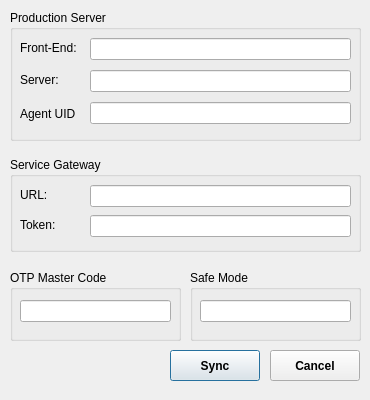
<?xml version="1.0" encoding="UTF-8"?>
<ui version="4.0">
 <class>ServerConfigDialog</class>
 <widget class="QDialog" name="ServerConfigDialog">
  <property name="geometry">
   <rect>
    <x>0</x>
    <y>0</y>
    <width>370</width>
    <height>400</height>
   </rect>
  </property>
  <property name="minimumSize">
   <size>
    <width>370</width>
    <height>400</height>
   </size>
  </property>
  <property name="maximumSize">
   <size>
    <width>370</width>
    <height>400</height>
   </size>
  </property>
  <property name="windowTitle">
   <string>Server Configuration</string>
  </property>
  <property name="windowIcon">
   <iconset resource="../../../../qt_embedded/resources.qrc">
    <normaloff>:/icons/server-security.svg</normaloff>:/icons/server-security.svg</iconset>
  </property>
  <widget class="QGroupBox" name="prod_server_group">
   <property name="enabled">
    <bool>true</bool>
   </property>
   <property name="geometry">
    <rect>
     <x>10</x>
     <y>10</y>
     <width>351</width>
     <height>131</height>
    </rect>
   </property>
   <property name="title">
    <string>Production Server</string>
   </property>
   <widget class="QLineEdit" name="prod_frontend_edit">
    <property name="geometry">
     <rect>
      <x>80</x>
      <y>28</y>
      <width>261</width>
      <height>22</height>
     </rect>
    </property>
    <property name="styleSheet">
     <string notr="true">font: 8pt &quot;MS Shell Dlg 2&quot;;</string>
    </property>
    <property name="text">
     <string/>
    </property>
    <property name="readOnly">
     <bool>true</bool>
    </property>
    <property name="placeholderText">
     <string/>
    </property>
   </widget>
   <widget class="QLabel" name="label_8">
    <property name="geometry">
     <rect>
      <x>10</x>
      <y>30</y>
      <width>61</width>
      <height>16</height>
     </rect>
    </property>
    <property name="text">
     <string>Front-End:</string>
    </property>
   </widget>
   <widget class="QLabel" name="label_9">
    <property name="geometry">
     <rect>
      <x>10</x>
      <y>62</y>
      <width>61</width>
      <height>16</height>
     </rect>
    </property>
    <property name="text">
     <string>Server:</string>
    </property>
   </widget>
   <widget class="QLineEdit" name="prod_backend_edit">
    <property name="geometry">
     <rect>
      <x>80</x>
      <y>60</y>
      <width>261</width>
      <height>22</height>
     </rect>
    </property>
    <property name="styleSheet">
     <string notr="true">font: 8pt &quot;MS Shell Dlg 2&quot;;</string>
    </property>
    <property name="text">
     <string/>
    </property>
    <property name="readOnly">
     <bool>true</bool>
    </property>
    <property name="placeholderText">
     <string/>
    </property>
   </widget>
   <widget class="QLineEdit" name="prod_apikey_edit">
    <property name="geometry">
     <rect>
      <x>80</x>
      <y>92</y>
      <width>261</width>
      <height>22</height>
     </rect>
    </property>
    <property name="styleSheet">
     <string notr="true">font: 8pt &quot;MS Shell Dlg 2&quot;;</string>
    </property>
    <property name="text">
     <string/>
    </property>
    <property name="readOnly">
     <bool>true</bool>
    </property>
    <property name="placeholderText">
     <string/>
    </property>
   </widget>
   <widget class="QLabel" name="label_12">
    <property name="geometry">
     <rect>
      <x>10</x>
      <y>96</y>
      <width>55</width>
      <height>16</height>
     </rect>
    </property>
    <property name="text">
     <string>Agent UID:</string>
    </property>
   </widget>
  </widget>
  <widget class="QGroupBox" name="service_gateway_group">
   <property name="geometry">
    <rect>
     <x>10</x>
     <y>157</y>
     <width>351</width>
     <height>95</height>
    </rect>
   </property>
  <property name="title">
   <string>Service Gateway</string>
  </property>
  <widget class="QLineEdit" name="service_gateway_backend_edit">
    <property name="geometry">
     <rect>
      <x>80</x>
      <y>28</y>
      <width>261</width>
      <height>22</height>
     </rect>
    </property>
    <property name="styleSheet">
     <string notr="true">font: 8pt &quot;MS Shell Dlg 2&quot;;</string>
    </property>
    <property name="text">
     <string/>
    </property>
    <property name="readOnly">
     <bool>true</bool>
    </property>
    <property name="placeholderText">
     <string/>
    </property>
   </widget>
   <widget class="QLabel" name="label_10">
    <property name="geometry">
     <rect>
      <x>10</x>
      <y>30</y>
      <width>61</width>
      <height>16</height>
     </rect>
    </property>
    <property name="text">
     <string>URL:</string>
    </property>
   </widget>
   <widget class="QLabel" name="label_11">
    <property name="geometry">
     <rect>
      <x>10</x>
      <y>60</y>
      <width>61</width>
      <height>16</height>
     </rect>
    </property>
    <property name="text">
     <string>Token:</string>
    </property>
   </widget>
  <widget class="QLineEdit" name="service_gateway_token_edit">
    <property name="geometry">
     <rect>
      <x>80</x>
      <y>58</y>
      <width>261</width>
      <height>22</height>
     </rect>
    </property>
    <property name="styleSheet">
     <string notr="true">font: 8pt &quot;MS Shell Dlg 2&quot;;</string>
    </property>
    <property name="text">
     <string/>
    </property>
    <property name="readOnly">
     <bool>true</bool>
    </property>
    <property name="placeholderText">
     <string/>
    </property>
   </widget>
  </widget>
  <widget class="QPushButton" name="sync_btn">
   <property name="geometry">
    <rect>
     <x>170</x>
     <y>350</y>
     <width>90</width>
     <height>31</height>
    </rect>
   </property>
   <property name="font">
    <font>
     <pointsize>9</pointsize>
     <bold>true</bold>
    </font>
   </property>
   <property name="text">
    <string>Sync</string>
   </property>
   <property name="checkable">
    <bool>true</bool>
   </property>
  </widget>
  <widget class="QGroupBox" name="otp_master_code_group">
   <property name="geometry">
    <rect>
     <x>10</x>
     <y>270</y>
     <width>171</width>
     <height>71</height>
    </rect>
   </property>
   <property name="title">
    <string>OTP Master Code</string>
   </property>
   <widget class="QLineEdit" name="otp_master_code_edit">
    <property name="geometry">
     <rect>
      <x>10</x>
      <y>30</y>
      <width>151</width>
      <height>22</height>
     </rect>
    </property>
    <property name="styleSheet">
     <string notr="true">font: 8pt &quot;MS Shell Dlg 2&quot;;</string>
    </property>
    <property name="text">
     <string/>
    </property>
    <property name="readOnly">
     <bool>true</bool>
    </property>
    <property name="placeholderText">
     <string/>
    </property>
   </widget>
  </widget>
  <widget class="QPushButton" name="cancel_btn">
   <property name="geometry">
    <rect>
     <x>270</x>
     <y>350</y>
     <width>90</width>
     <height>31</height>
    </rect>
   </property>
   <property name="font">
    <font>
     <pointsize>9</pointsize>
     <bold>true</bold>
    </font>
   </property>
   <property name="text">
    <string>Cancel</string>
   </property>
   <property name="checkable">
    <bool>true</bool>
   </property>
  </widget>
  <widget class="QGroupBox" name="safe_mode_group">
   <property name="geometry">
    <rect>
     <x>190</x>
     <y>270</y>
     <width>171</width>
     <height>71</height>
    </rect>
   </property>
   <property name="title">
    <string>Safe Mode</string>
   </property>
   <widget class="QLineEdit" name="safe_mode_edit">
    <property name="geometry">
     <rect>
      <x>10</x>
      <y>30</y>
      <width>151</width>
      <height>22</height>
     </rect>
    </property>
    <property name="styleSheet">
     <string notr="true">font: 8pt &quot;MS Shell Dlg 2&quot;;</string>
    </property>
    <property name="text">
     <string/>
    </property>
    <property name="readOnly">
     <bool>true</bool>
    </property>
    <property name="placeholderText">
     <string/>
    </property>
   </widget>
  </widget>
 </widget>
 <resources>
  <include location="../../../../qt_embedded/resources.qrc"/>
 </resources>
 <connections/>
</ui>
